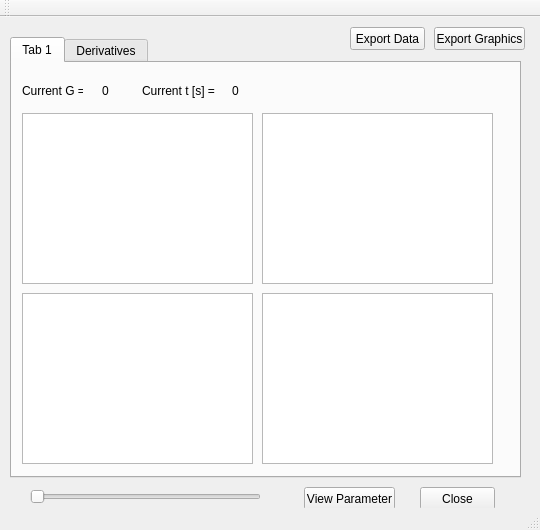
<?xml version="1.0" encoding="UTF-8"?>
<ui version="4.0">
 <class>MainWindow</class>
 <widget class="QMainWindow" name="MainWindow">
  <property name="geometry">
   <rect>
    <x>0</x>
    <y>0</y>
    <width>540</width>
    <height>530</height>
   </rect>
  </property>
  <property name="windowTitle">
   <string>MainWindow</string>
  </property>
  <widget class="QWidget" name="centralWidget">
   <widget class="QTabWidget" name="tabWidget">
    <property name="geometry">
     <rect>
      <x>10</x>
      <y>20</y>
      <width>511</width>
      <height>441</height>
     </rect>
    </property>
    <property name="currentIndex">
     <number>0</number>
    </property>
    <widget class="QWidget" name="tab">
     <attribute name="title">
      <string>Tab 1</string>
     </attribute>
     <widget class="QGraphicsView" name="graphicsView_3">
      <property name="geometry">
       <rect>
        <x>10</x>
        <y>230</y>
        <width>231</width>
        <height>171</height>
       </rect>
      </property>
     </widget>
     <widget class="QGraphicsView" name="graphicsView">
      <property name="geometry">
       <rect>
        <x>10</x>
        <y>50</y>
        <width>231</width>
        <height>171</height>
       </rect>
      </property>
     </widget>
     <widget class="QGraphicsView" name="graphicsView_2">
      <property name="geometry">
       <rect>
        <x>250</x>
        <y>50</y>
        <width>231</width>
        <height>171</height>
       </rect>
      </property>
     </widget>
     <widget class="QGraphicsView" name="graphicsView_4">
      <property name="geometry">
       <rect>
        <x>250</x>
        <y>230</y>
        <width>231</width>
        <height>171</height>
       </rect>
      </property>
     </widget>
     <widget class="QLabel" name="G_text">
      <property name="geometry">
       <rect>
        <x>10</x>
        <y>20</y>
        <width>61</width>
        <height>16</height>
       </rect>
      </property>
      <property name="text">
       <string>Current G = </string>
      </property>
     </widget>
     <widget class="QLabel" name="G">
      <property name="geometry">
       <rect>
        <x>90</x>
        <y>20</y>
        <width>31</width>
        <height>16</height>
       </rect>
      </property>
      <property name="text">
       <string>0</string>
      </property>
     </widget>
     <widget class="QLabel" name="t_text">
      <property name="geometry">
       <rect>
        <x>130</x>
        <y>20</y>
        <width>81</width>
        <height>16</height>
       </rect>
      </property>
      <property name="text">
       <string>Current t [s] = </string>
      </property>
     </widget>
     <widget class="QLabel" name="t">
      <property name="geometry">
       <rect>
        <x>220</x>
        <y>20</y>
        <width>46</width>
        <height>16</height>
       </rect>
      </property>
      <property name="text">
       <string>0</string>
      </property>
     </widget>
     <zorder>graphicsView_3</zorder>
     <zorder>graphicsView</zorder>
     <zorder>graphicsView_2</zorder>
     <zorder>graphicsView_4</zorder>
     <zorder>Exportdata_button</zorder>
     <zorder>G_text</zorder>
     <zorder>G</zorder>
     <zorder>t_text</zorder>
     <zorder>t</zorder>
    </widget>
    <widget class="QWidget" name="Derivatives">
     <attribute name="title">
      <string>Derivatives</string>
     </attribute>
     <widget class="QGraphicsView" name="graphicsView_5">
      <property name="geometry">
       <rect>
        <x>10</x>
        <y>230</y>
        <width>231</width>
        <height>171</height>
       </rect>
      </property>
     </widget>
     <widget class="QGraphicsView" name="graphicsView_6">
      <property name="geometry">
       <rect>
        <x>10</x>
        <y>50</y>
        <width>231</width>
        <height>171</height>
       </rect>
      </property>
     </widget>
     <widget class="QGraphicsView" name="graphicsView_7">
      <property name="geometry">
       <rect>
        <x>250</x>
        <y>50</y>
        <width>231</width>
        <height>171</height>
       </rect>
      </property>
     </widget>
     <widget class="QGraphicsView" name="graphicsView_8">
      <property name="geometry">
       <rect>
        <x>250</x>
        <y>230</y>
        <width>231</width>
        <height>171</height>
       </rect>
      </property>
     </widget>
     <widget class="QLabel" name="t_text_3">
      <property name="geometry">
       <rect>
        <x>130</x>
        <y>20</y>
        <width>81</width>
        <height>16</height>
       </rect>
      </property>
      <property name="text">
       <string>Current t [s] = </string>
      </property>
     </widget>
     <widget class="QLabel" name="G_text_3">
      <property name="geometry">
       <rect>
        <x>10</x>
        <y>20</y>
        <width>61</width>
        <height>16</height>
       </rect>
      </property>
      <property name="text">
       <string>Current G = </string>
      </property>
     </widget>
     <widget class="QLabel" name="t_3">
      <property name="geometry">
       <rect>
        <x>220</x>
        <y>20</y>
        <width>46</width>
        <height>16</height>
       </rect>
      </property>
      <property name="text">
       <string>0</string>
      </property>
     </widget>
     <widget class="QLabel" name="G_3">
      <property name="geometry">
       <rect>
        <x>90</x>
        <y>20</y>
        <width>31</width>
        <height>16</height>
       </rect>
      </property>
      <property name="text">
       <string>0</string>
      </property>
     </widget>
    </widget>
   </widget>
   <widget class="QSlider" name="t_slider">
    <property name="geometry">
     <rect>
      <x>30</x>
      <y>470</y>
      <width>231</width>
      <height>19</height>
     </rect>
    </property>
    <property name="orientation">
     <enum>Qt::Horizontal</enum>
    </property>
   </widget>
   <widget class="QPushButton" name="viewparameter_button">
    <property name="geometry">
     <rect>
      <x>304</x>
      <y>470</y>
      <width>91</width>
      <height>23</height>
     </rect>
    </property>
    <property name="text">
     <string>View Parameter</string>
    </property>
   </widget>
   <widget class="QPushButton" name="Exportgraphics_button">
    <property name="geometry">
     <rect>
      <x>434</x>
      <y>10</y>
      <width>91</width>
      <height>23</height>
     </rect>
    </property>
    <property name="text">
     <string>Export Graphics</string>
    </property>
   </widget>
   <widget class="QPushButton" name="Close_button">
    <property name="geometry">
     <rect>
      <x>420</x>
      <y>470</y>
      <width>75</width>
      <height>23</height>
     </rect>
    </property>
    <property name="text">
     <string>Close</string>
    </property>
   </widget>
   <widget class="QPushButton" name="Exportdata_button">
    <property name="geometry">
     <rect>
      <x>350</x>
      <y>10</y>
      <width>75</width>
      <height>23</height>
     </rect>
    </property>
    <property name="text">
     <string>Export Data</string>
    </property>
   </widget>
  </widget>
  <widget class="QToolBar" name="mainToolBar">
   <attribute name="toolBarArea">
    <enum>TopToolBarArea</enum>
   </attribute>
   <attribute name="toolBarBreak">
    <bool>false</bool>
   </attribute>
  </widget>
  <widget class="QStatusBar" name="statusBar"/>
 </widget>
 <layoutdefault spacing="6" margin="11"/>
 <resources/>
 <connections/>
</ui>
